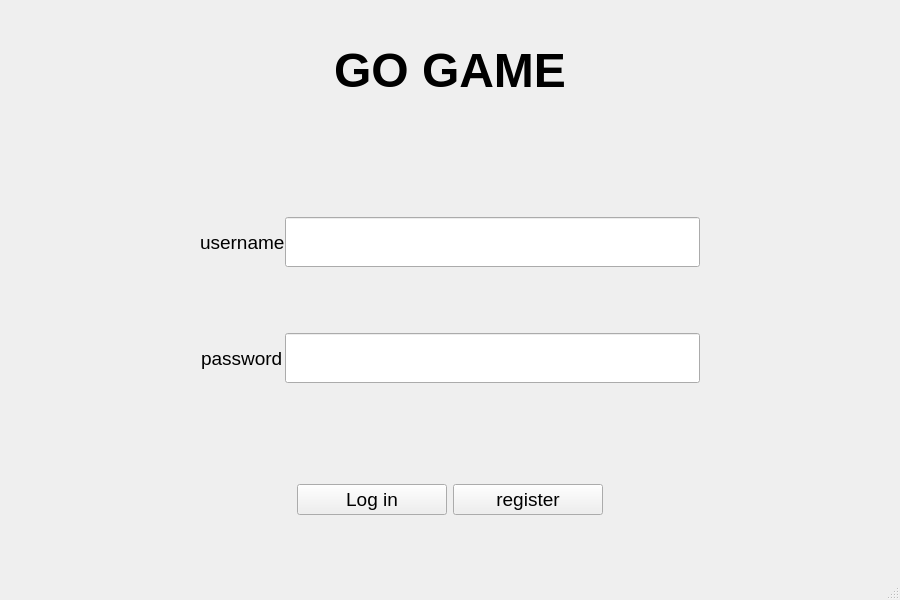
<?xml version="1.0" encoding="UTF-8"?>
<ui version="4.0">
 <class>MainWindow</class>
 <widget class="QMainWindow" name="MainWindow">
  <property name="geometry">
   <rect>
    <x>0</x>
    <y>0</y>
    <width>900</width>
    <height>600</height>
   </rect>
  </property>
  <property name="maximumSize">
   <size>
    <width>900</width>
    <height>900</height>
   </size>
  </property>
  <property name="windowTitle">
   <string>MainWindow</string>
  </property>
  <widget class="QWidget" name="centralwidget">
   <widget class="QFrame" name="horizontalFrame">
    <property name="geometry">
     <rect>
      <x>0</x>
      <y>20</y>
      <width>900</width>
      <height>100</height>
     </rect>
    </property>
    <property name="minimumSize">
     <size>
      <width>20</width>
      <height>100</height>
     </size>
    </property>
    <layout class="QHBoxLayout" name="horizontalLayout">
     <item>
      <widget class="QLabel" name="label_3">
       <property name="font">
        <font>
         <pointsize>36</pointsize>
         <bold>true</bold>
        </font>
       </property>
       <property name="text">
        <string>GO GAME</string>
       </property>
       <property name="alignment">
        <set>Qt::AlignCenter</set>
       </property>
      </widget>
     </item>
    </layout>
   </widget>
   <widget class="QFrame" name="formFrame">
    <property name="enabled">
     <bool>true</bool>
    </property>
    <property name="geometry">
     <rect>
      <x>200</x>
      <y>150</y>
      <width>500</width>
      <height>300</height>
     </rect>
    </property>
    <property name="minimumSize">
     <size>
      <width>2</width>
      <height>0</height>
     </size>
    </property>
    <property name="maximumSize">
     <size>
      <width>900</width>
      <height>900</height>
     </size>
    </property>
    <property name="layoutDirection">
     <enum>Qt::LeftToRight</enum>
    </property>
    <layout class="QFormLayout" name="formLayout">
     <property name="labelAlignment">
      <set>Qt::AlignCenter</set>
     </property>
     <property name="formAlignment">
      <set>Qt::AlignCenter</set>
     </property>
     <property name="horizontalSpacing">
      <number>0</number>
     </property>
     <property name="verticalSpacing">
      <number>0</number>
     </property>
     <property name="leftMargin">
      <number>0</number>
     </property>
     <property name="topMargin">
      <number>0</number>
     </property>
     <property name="rightMargin">
      <number>0</number>
     </property>
     <property name="bottomMargin">
      <number>0</number>
     </property>
     <item row="0" column="1">
      <spacer name="verticalSpacer">
       <property name="orientation">
        <enum>Qt::Vertical</enum>
       </property>
       <property name="sizeHint" stdset="0">
        <size>
         <width>20</width>
         <height>40</height>
        </size>
       </property>
      </spacer>
     </item>
     <item row="1" column="0">
      <widget class="QLabel" name="label">
       <property name="minimumSize">
        <size>
         <width>40</width>
         <height>50</height>
        </size>
       </property>
       <property name="font">
        <font>
         <pointsize>14</pointsize>
        </font>
       </property>
       <property name="text">
        <string>username</string>
       </property>
      </widget>
     </item>
     <item row="1" column="1">
      <widget class="QLineEdit" name="username">
       <property name="minimumSize">
        <size>
         <width>300</width>
         <height>50</height>
        </size>
       </property>
       <property name="font">
        <font>
         <pointsize>14</pointsize>
        </font>
       </property>
       <property name="locale">
        <locale language="English" country="UnitedStates"/>
       </property>
      </widget>
     </item>
     <item row="2" column="1">
      <spacer name="verticalSpacer_3">
       <property name="orientation">
        <enum>Qt::Vertical</enum>
       </property>
       <property name="sizeHint" stdset="0">
        <size>
         <width>20</width>
         <height>40</height>
        </size>
       </property>
      </spacer>
     </item>
     <item row="3" column="0">
      <widget class="QLabel" name="label_2">
       <property name="minimumSize">
        <size>
         <width>40</width>
         <height>50</height>
        </size>
       </property>
       <property name="font">
        <font>
         <pointsize>14</pointsize>
        </font>
       </property>
       <property name="text">
        <string>password</string>
       </property>
      </widget>
     </item>
     <item row="3" column="1">
      <widget class="QLineEdit" name="password">
       <property name="minimumSize">
        <size>
         <width>0</width>
         <height>50</height>
        </size>
       </property>
       <property name="font">
        <font>
         <pointsize>14</pointsize>
        </font>
       </property>
       <property name="echoMode">
        <enum>QLineEdit::Password</enum>
       </property>
      </widget>
     </item>
     <item row="4" column="1">
      <spacer name="verticalSpacer_2">
       <property name="orientation">
        <enum>Qt::Vertical</enum>
       </property>
       <property name="sizeHint" stdset="0">
        <size>
         <width>20</width>
         <height>40</height>
        </size>
       </property>
      </spacer>
     </item>
    </layout>
   </widget>
   <widget class="QFrame" name="horizontalFrame_2">
    <property name="geometry">
     <rect>
      <x>200</x>
      <y>450</y>
      <width>500</width>
      <height>100</height>
     </rect>
    </property>
    <property name="minimumSize">
     <size>
      <width>30</width>
      <height>60</height>
     </size>
    </property>
    <layout class="QHBoxLayout" name="horizontalLayout_2">
     <item>
      <spacer name="horizontalSpacer">
       <property name="orientation">
        <enum>Qt::Horizontal</enum>
       </property>
       <property name="sizeHint" stdset="0">
        <size>
         <width>40</width>
         <height>20</height>
        </size>
       </property>
      </spacer>
     </item>
     <item>
      <widget class="QPushButton" name="login">
       <property name="minimumSize">
        <size>
         <width>150</width>
         <height>30</height>
        </size>
       </property>
       <property name="font">
        <font>
         <pointsize>14</pointsize>
        </font>
       </property>
       <property name="text">
        <string>Log in</string>
       </property>
      </widget>
     </item>
     <item>
      <widget class="QPushButton" name="register_2">
       <property name="minimumSize">
        <size>
         <width>150</width>
         <height>30</height>
        </size>
       </property>
       <property name="font">
        <font>
         <pointsize>14</pointsize>
        </font>
       </property>
       <property name="text">
        <string>register</string>
       </property>
      </widget>
     </item>
     <item>
      <spacer name="horizontalSpacer_2">
       <property name="orientation">
        <enum>Qt::Horizontal</enum>
       </property>
       <property name="sizeHint" stdset="0">
        <size>
         <width>40</width>
         <height>20</height>
        </size>
       </property>
      </spacer>
     </item>
    </layout>
   </widget>
  </widget>
  <widget class="QMenuBar" name="menubar">
   <property name="geometry">
    <rect>
     <x>0</x>
     <y>0</y>
     <width>900</width>
     <height>21</height>
    </rect>
   </property>
  </widget>
  <widget class="QStatusBar" name="statusbar"/>
 </widget>
 <resources/>
 <connections/>
</ui>
